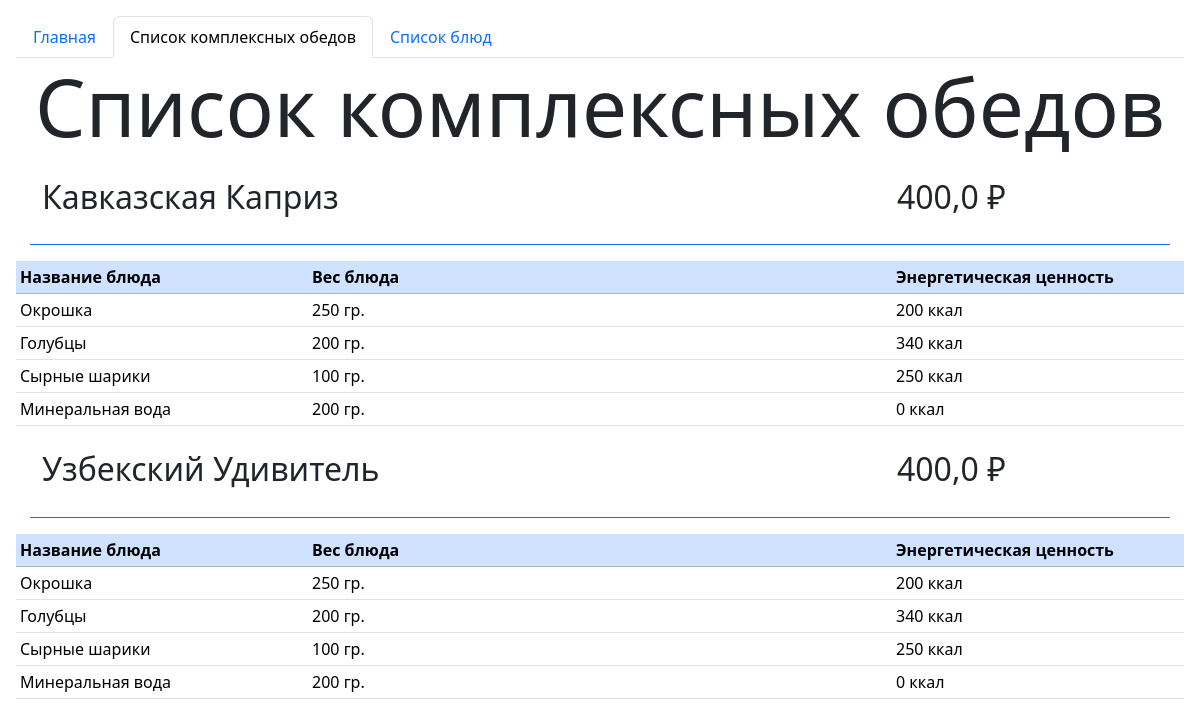
The page /lunches on the database as committed earlier.
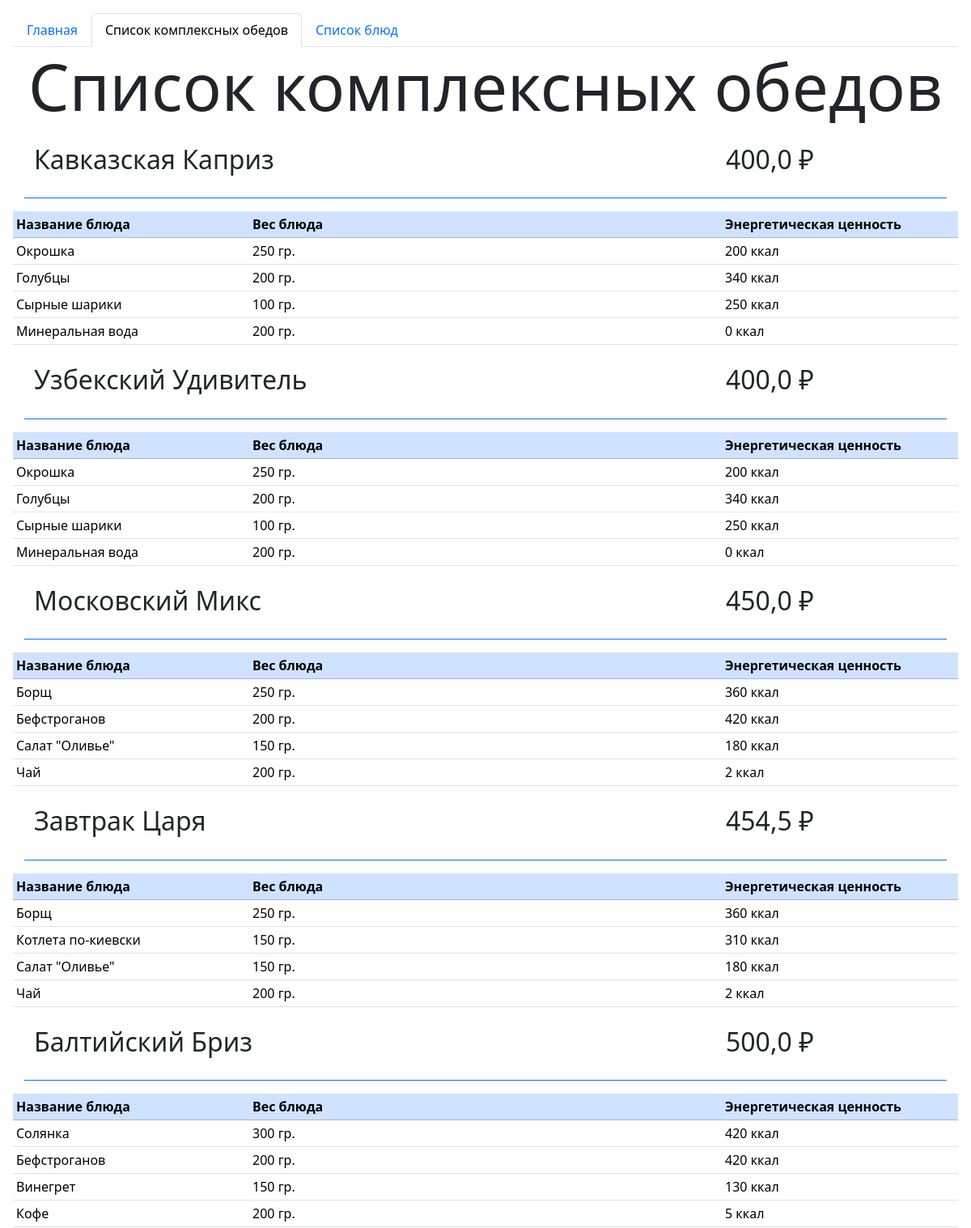
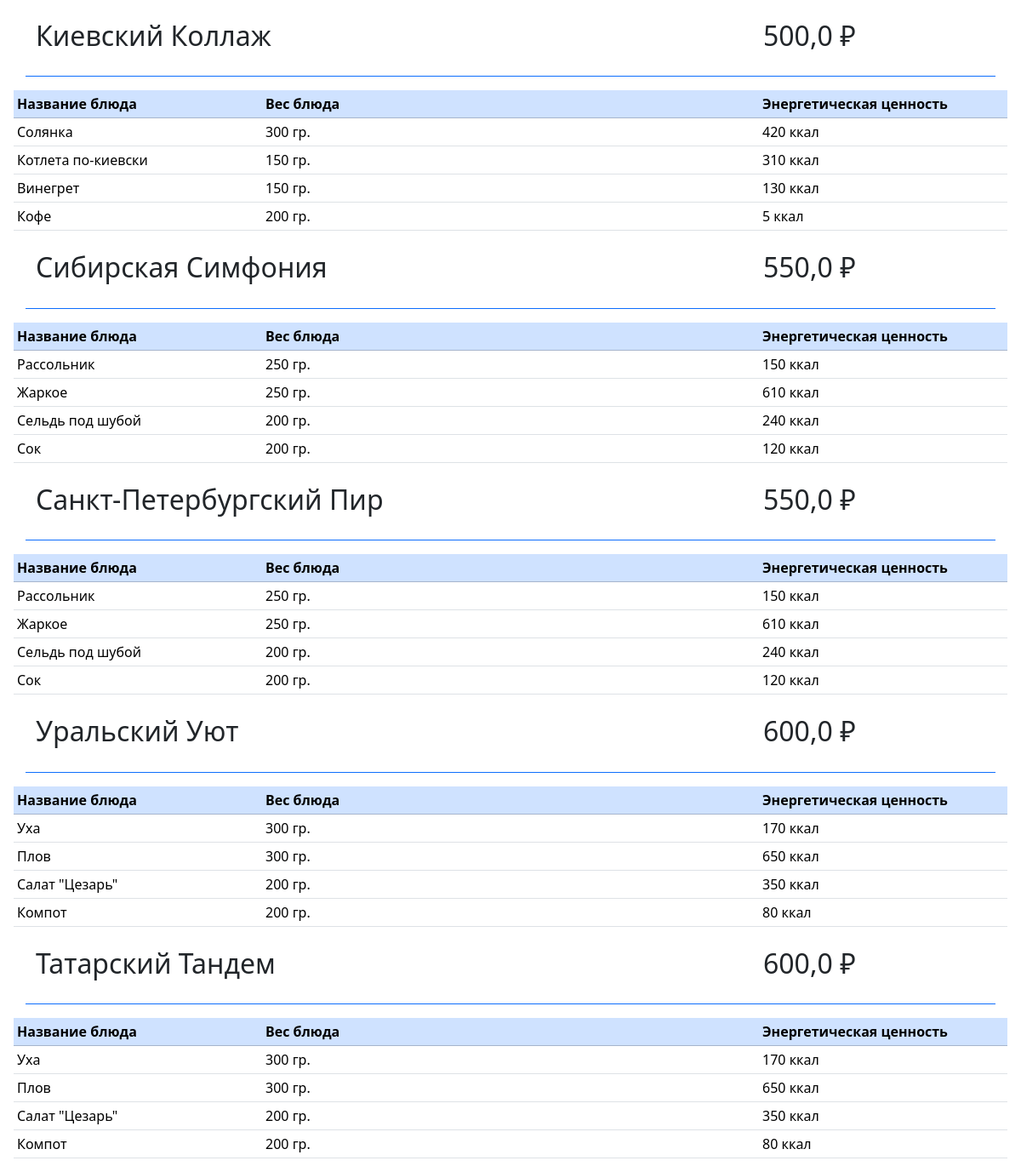
The same page on the database as committed later (2 pictures, top to bottom).
### btest/models.py (models this page shows, shortened)
class LunchStructure(models.Model):
    meals = models.ManyToManyField(Meal, verbose_name='Блюда')
    lunch = models.ForeignKey('Lunch', null=True, on_delete=models.PROTECT, verbose_name='Обед')
    class Meta:
        verbose_name_plural = 'Варианты обедов'
        verbose_name = 'Вариант обеда'

class Lunch(models.Model):
    name = models.CharField(null=False, max_length=100, db_index=True, verbose_name='Название обеда')
    description = models.TextField(null=True, blank=True, verbose_name='Описание обеда')
    price = models.FloatField(null=False, blank=False, verbose_name='Стоимость обеда')
    def __str__(self):
        return self.name
    class Meta:
        verbose_name_plural = 'Обеды'
        verbose_name = 'Обед'
        ordering = ['price']

class Meal(models.Model):
    name = models.CharField(null=False, max_length=100, verbose_name='Название блюда')
    weight = models.IntegerField(null=True, blank=False, verbose_name='Вес блюда (гр.)')
    calories = models.IntegerField(null=False, blank=False, verbose_name='Калорийность')
    class Meta:
        verbose_name_plural = 'Блюда'
        verbose_name = 'Блюдо'

### btest/views.py (the view)
# urls.py: path('lunches', views.lunches),
def lunches(request):
    lunch_structures = LunchStructure.objects.all()
    for lunch_structure in lunch_structures:
        print("--------------------")
        print(lunch_structure.lunch)
        print("--------------------")
        for meals in lunch_structure.meals.all():
            print(meals.name)
    return render(request, "btest/lunches.html", {
        'lunch_structures': lunch_structures,
    })

### btest/templates/btest/lunches.html (shortened to what this page needs)
<!DOCTYPE html>
<html lang="en">
<head>
	{% load bootstrap5 %}
	{% bootstrap_css %}
</head>
<body class="m-3">
<ul class="nav nav-tabs">
  <li class="nav-item">
    <a class="nav-link" aria-current="page" href="/">Главная</a>
  </li>
  <li class="nav-item">
    <a class="nav-link active" aria-current="page" href="#">Список комплексных обедов</a>
  </li>
  <li class="nav-item">
    <a class="nav-link" href="/meals">Список блюд</a>
  </li>
</ul>
<h1 class="text-center display-1">Список комплексных обедов</h1>
{% for lunch_structure in lunch_structures %}
<div class="container fs-2 h2 pb-1 mb-3 display-3 border-bottom border-primary">
    <div class = "row my-4">
        <div class = "col">{{lunch_structure.lunch}}</div>
        <div class = "col-3">{{lunch_structure.lunch.price}} ₽</div>
    </div>
</div>
<table class="table table-sm table-hover">
    <tbody>
    <tr class="table-primary">
        <th>Название блюда</th>
        <th>Вес блюда</th>
        <th>Энергетическая ценность</th>
    </tr>
    {% for meals in lunch_structure.meals.all %}
    <tr>
        <td class="col-3">{{ meals.name }}</td>
        <td class="col-6">{{meals.weight}} гр.</td>
        <td>{{meals.calories}} ккал</td>
    </tr>
    {% endfor %}
    </tbody>
</table>
{% endfor %}
</body>
</html>

Rows that differ between the two databases and show on the page:
added LunchStructure: lunch "Московский Микс", lunch.price "450,0"
now on this page (row unchanged): Meal: name "Борщ", weight "250", calories "360"
now on this page (row unchanged): Meal: name "Бефстроганов", weight "200", calories "420"
now on this page (row unchanged): Meal: name "Салат \"Оливье\"", weight "150", calories "180"
now on this page (row unchanged): Meal: name "Чай", weight "200", calories "2"
added LunchStructure: lunch "Завтрак Царя", lunch.price "454,5"
now on this page (row unchanged): Meal: name "Котлета по-киевски", weight "150", calories "310"
added LunchStructure: lunch "Балтийский Бриз", lunch.price "500,0"
now on this page (row unchanged): Meal: name "Солянка", weight "300", calories "420"
now on this page (row unchanged): Meal: name "Винегрет", weight "150", calories "130"
now on this page (row unchanged): Meal: name "Кофе", weight "200", calories "5"
added LunchStructure: lunch "Киевский Коллаж", lunch.price "500,0"
added LunchStructure: lunch "Сибирская Симфония", lunch.price "550,0"
now on this page (row unchanged): Meal: name "Рассольник", weight "250", calories "150"
now on this page (row unchanged): Meal: name "Жаркое", weight "250", calories "610"
now on this page (row unchanged): Meal: name "Сельдь под шубой", weight "200", calories "240"
now on this page (row unchanged): Meal: name "Сок", weight "200", calories "120"
added LunchStructure: lunch "Санкт-Петербургский Пир", lunch.price "550,0"
added LunchStructure: lunch "Уральский Уют", lunch.price "600,0"
now on this page (row unchanged): Meal: name "Уха", weight "300", calories "170"
now on this page (row unchanged): Meal: name "Плов", weight "300", calories "650"
now on this page (row unchanged): Meal: name "Салат \"Цезарь\"", weight "200", calories "350"
now on this page (row unchanged): Meal: name "Компот", weight "200", calories "80"
added LunchStructure: lunch "Татарский Тандем", lunch.price "600,0"
